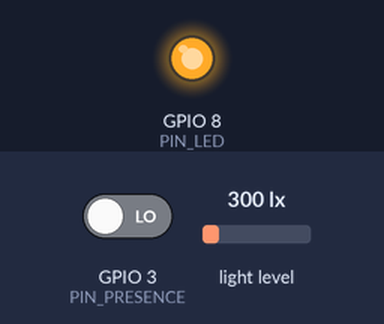
Simulated run of this program. Board: ESP32-C3. Parts: output pins drawn as LEDs (lit = HIGH). Inputs (shaded band) come from the test bench; at power-on: GPIO 3 (PIN_PRESENCE) LOW, light level 300 lx. WiFi joins after 1.5 s; servers stay silent unless stated; uploads are accepted with an empty reply; what the program prints to the serial monitor is not drawn.

Above: at 3.0 s.
3.1 s: GPIO 3 (PIN_PRESENCE) driven HIGH
At 4.3 s:
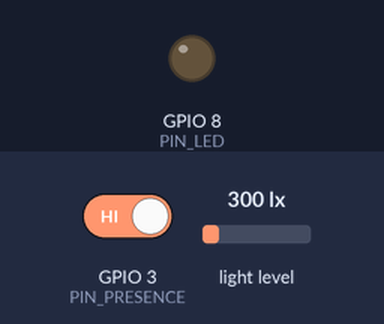
6.7 s: GPIO 3 (PIN_PRESENCE) driven LOW
At 12.3 s:
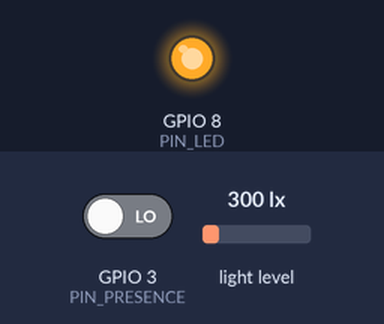
Timing chart, 0 to 13.8 s (numbered marks = the images above; inputs shaded):
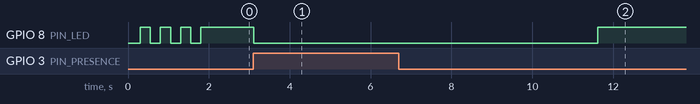

The program:

main.cpp
```cpp
// FamilyConnect Wandsensor
// Sitzt neben dem Wanddisplay (Fire-Tablet) und meldet dem Server:
//   – ob jemand davor steht (Radar HLK-LD2402, Ausgang „OUT“ – erkennt Menschen auch, wenn sie still stehen)
//   – wie hell es ist (BH1750)
// Der Server weckt damit das Display bzw. schickt es in den Ruhemodus und schaltet den Dark Mode.
//
// Verkabelung (siehe Anleitung):
//                      ESP32-C3 SuperMini     ESP32-S3-DevKitC-1
//   BH1750  SDA        GPIO 6                 GPIO 8
//   BH1750  SCL        GPIO 7                 GPIO 9
//   Radar   OUT        GPIO 3                 GPIO 4
//   BH1750 VCC → 3V3 · ADDR offen lassen · Radar VCC → 3V3 · alle GND zusammen
#include <Arduino.h>
#include <HTTPClient.h>
#include <WiFi.h>
#include <WiFiClientSecure.h>
#include <Wire.h>
#include "config.h"
#if USE_BH1750
#include <BH1750.h>
#endif

// --- Pins ---------------------------------------------------------------------------------
#if defined(BOARD_C3)
constexpr uint8_t PIN_SDA = 6;
constexpr uint8_t PIN_SCL = 7;
constexpr uint8_t PIN_PRESENCE = 3;
constexpr uint8_t PIN_LED = 8;  // blaue LED, leuchtet bei LOW
#else
constexpr uint8_t PIN_SDA = 8;
constexpr uint8_t PIN_SCL = 9;
constexpr uint8_t PIN_PRESENCE = 4;
#ifndef RGB_LED_PIN
#define RGB_LED_PIN 48  // Board-Version 1.1: 38
#endif
#endif

constexpr uint32_t LUX_EVERY_MS = 5000;       // Lichtsensor so oft lesen
constexpr uint32_t HEARTBEAT_MS = 60000;      // spätestens dann wieder melden (Server vergisst den Sensor nach 10 min)
constexpr float LUX_MIN_STEP = 2.0;           // kleine Schwankungen im Dunkeln ignorieren

#if USE_BH1750
BH1750 lightMeter;
bool lightOk = false;
#endif

// --- Status-LED ---------------------------------------------------------------------------
void led(bool on) {
#if defined(BOARD_C3)
  digitalWrite(PIN_LED, on ? LOW : HIGH);
#else
  neopixelWrite(RGB_LED_PIN, 0, on ? 30 : 0, 0);
#endif
}

// --- WLAN ---------------------------------------------------------------------------------
void ensureWifi() {
  if (WiFi.status() == WL_CONNECTED) return;
  Serial.printf("WLAN %s verbinden …\n", WIFI_SSID);
  WiFi.mode(WIFI_STA);
  WiFi.begin(WIFI_SSID, WIFI_PASSWORD);
  for (int i = 0; i < 60 && WiFi.status() != WL_CONNECTED; i++) {
    led(i % 2);
    delay(250);
  }
  led(false);
  if (WiFi.status() == WL_CONNECTED) Serial.printf("Verbunden, IP %s\n", WiFi.localIP().toString().c_str());
  else Serial.println("WLAN nicht erreichbar – neuer Versuch später");
}

// --- Server -------------------------------------------------------------------------------
// Hinweis: Das Zertifikat wird nicht geprüft (setInsecure), damit es ohne Zertifikatspflege läuft –
// der Display-Code erlaubt nur das Ansehen der Wandanzeige und das Melden des Sensors.
bool send(const String &body) {
  ensureWifi();
  if (WiFi.status() != WL_CONNECTED) return false;
  WiFiClientSecure tls;
  tls.setInsecure();
  HTTPClient http;
  http.setTimeout(8000);
  if (!http.begin(tls, String(SERVER_URL) + "/api/wall/" + DISPLAY_CODE + "/sensor")) return false;
  http.addHeader("Content-Type", "application/json");
  int code = http.POST(body);
  String answer = http.getString();
  http.end();
  Serial.printf("%s → %d %s\n", body.c_str(), code, answer.c_str());
  if (code == 404) Serial.println("Unbekannter Code – in der App ein Wanddisplay anlegen und DISPLAY_CODE in config.h prüfen");
  return code == 200;
}

// --- Zustand --------------------------------------------------------------------------------
bool present = false;
bool sentPresent = false;
bool sentOnce = false;
uint32_t lastSeen = 0;
float lux = -1;
float sentLux = -1;
uint32_t lastLuxRead = 0;
uint32_t lastSend = 0;
uint32_t retryAt = 0;

bool detected() { return digitalRead(PIN_PRESENCE) == (PRESENCE_ACTIVE_HIGH ? HIGH : LOW); }

bool luxChanged() {
  if (lux < 0) return false;
  if (sentLux < 0) return true;
  float diff = fabsf(lux - sentLux);
  return diff >= LUX_MIN_STEP && diff >= sentLux * LUX_CHANGE_PERCENT / 100.0f;
}

void setup() {
  Serial.begin(115200);
  delay(300);
  Serial.println("\nFamilyConnect Wandsensor");
#if defined(BOARD_C3)
  pinMode(PIN_LED, OUTPUT);
#endif
  led(false);
  pinMode(PIN_PRESENCE, INPUT_PULLDOWN);
#if USE_BH1750
  Wire.begin(PIN_SDA, PIN_SCL);
  lightOk = lightMeter.begin(BH1750::CONTINUOUS_HIGH_RES_MODE);
  if (!lightOk) Serial.println("BH1750 nicht gefunden – SDA/SCL und 3V3 prüfen");
#endif
  ensureWifi();
}

void loop() {
  uint32_t now = millis();

  // Anwesenheit: „weg“ erst, wenn der Radar PRESENCE_HOLD_S lang niemanden mehr sieht
  if (detected()) {
    lastSeen = now;
    present = true;
  } else if (present && now - lastSeen > PRESENCE_HOLD_S * 1000UL) {
    present = false;
  }
  led(present);

#if USE_BH1750
  if (lightOk && now - lastLuxRead >= LUX_EVERY_MS) {
    lastLuxRead = now;
    float value = lightMeter.readLightLevel();
    if (value >= 0) lux = value;
  }
#endif

  bool presenceChanged = !sentOnce || present != sentPresent;
  if ((presenceChanged || luxChanged() || now - lastSend >= HEARTBEAT_MS) && (int32_t)(now - retryAt) >= 0) {
    String body = "{\"present\":" + String(present ? "true" : "false");
    if (lux >= 0) body += ",\"lux\":" + String(lux, 1);
    body += "}";
    if (send(body)) {
      sentOnce = true;
      sentPresent = present;
      if (lux >= 0) sentLux = lux;
    } else {
      retryAt = now + 10000;  // nach Fehlern nicht ununterbrochen senden
    }
    lastSend = now;
  }
  delay(100);
}
```

config.example.h
```cpp
#pragma once
// Kopiere diese Datei nach config.h und trage deine Werte ein.
// config.h wird nicht ins Git übernommen – dein WLAN-Passwort bleibt bei dir.

// --- WLAN (2,4 GHz – der ESP32 kann kein 5-GHz-WLAN) ---
#define WIFI_SSID     "MeinWLAN"
#define WIFI_PASSWORD "MeinPasswort"

// --- FamilyConnect: Adresse des Servers und Code des Wanddisplays (Familie & Profil → Geräte → Wanddisplay) ---
#define SERVER_URL   "https://123-45-67-89.sslip.io"
#define DISPLAY_CODE "ABCDEFGHJKLM"

// --- Verhalten ---
// So lange gilt nach der letzten Erkennung noch „jemand da“ – überbrückt kurze Aussetzer des Radars
// (das Display schläft danach erst nach der Zeit aus der App ein)
#define PRESENCE_HOLD_S 5
// 1 = Radar-Ausgang OUT ist HIGH, wenn jemand da ist (Standard beim HLK-LD2402) · 0 = umgekehrt
#define PRESENCE_ACTIVE_HIGH 1
// Lichtsensor: Wert senden, wenn er sich um so viel Prozent ändert (Dark Mode schaltet der Server)
#define LUX_CHANGE_PERCENT 20
// Ohne Lichtsensor gebaut? Dann 0
#define USE_BH1750 1
```

Measured:
- after the input at 3.1 s, GPIO 8 (PIN_LED): HIGH → LOW at once
- after the input at 6.7 s, GPIO 8 (PIN_LED): LOW → HIGH after 4.9 s
